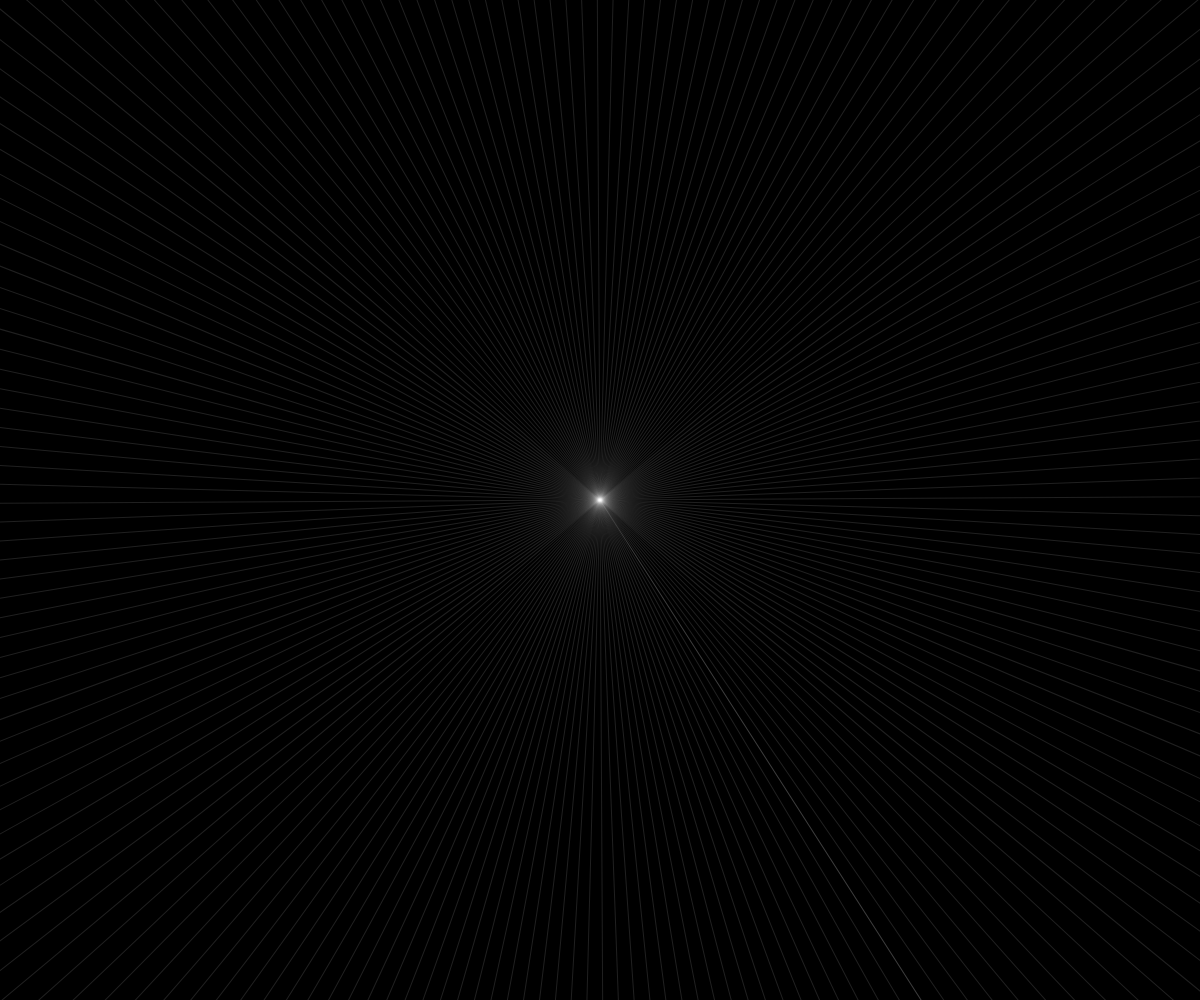
Frame 1 (no input)
Frame 60 (no input): identical to frame 1, image omitted
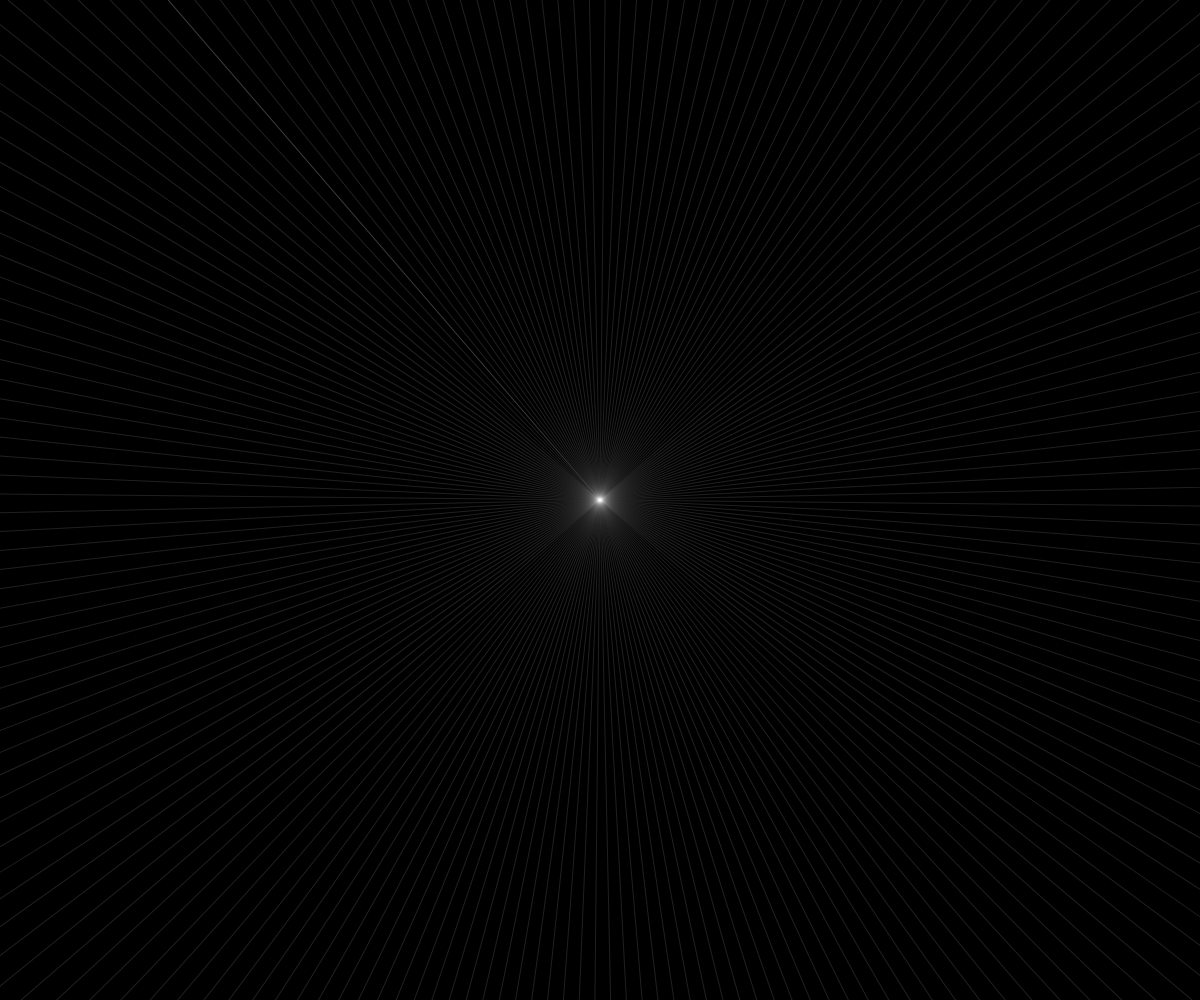
Frame 120 (the mouse pressed at the canvas centre since frame 60)

The p5.js sketch that drew these frames (run headless with seeded random() and noise() and a simulated clock; from frame 60 on, the mouse is pressed at the canvas centre):

// p5.js sketch
// ── sketch.js
let isRotate = true;
let a = 1;
let aspeed = 0;

function setup() {
  createCanvas(windowWidth, windowHeight);
}

function draw() {
  background(0);
  translate(width / 2, height / 2);
  aspeed = map(mouseX, 0, width, 0, 0.1);
  a += aspeed;
  rotate(a)
  stroke(255, 32);
  for (let theta = 0; theta < TWO_PI; theta += TWO_PI/200) {
    let x = cos(theta) * height;
    let y = sin(theta) * height;
    line(0, 0, x, y);
  }
}
